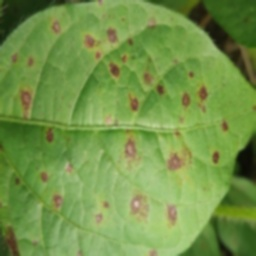
#> input picture blackgram_processed/Anthracnose 230/136a_aug_1.jpg, 256 x 256 px
$ python -i blackgram_preprocessor.py   (imports and definitions only)
#> lines starting #> are read from the running program, lines starting #| are printed output that depends on the picture
#> further down, picture is the input picture: shape (256, 256, 3); mean B, G, R 72.6, 147.7, 114.9
"""
Blackgram Plant Leaf Disease Image Preprocessor
==============================================

This script preprocesses Blackgram plant leaf disease images for CNN training.
The images are already 512x512 (1:1 aspect ratio), so we just resize to 256x256
without padding and apply data augmentation.

Features:
- Direct resize from 512x512 to 256x256 (no padding needed)
- Data augmentation (rotation, flip, brightness/contrast, zoom)
- Normalization to [0,1]
- Progress tracking and error handling
"""

import os
import cv2
import numpy as np
import random
from pathlib import Path
from tqdm import tqdm
import logging
from typing import Tuple, List, Optional

# Set up logging
# [1 line not run here, left out]
logger = logging.getLogger(__name__)

class BlackgramPreprocessor:
    """Blackgram leaf image preprocessor with data augmentation capabilities."""

    def __init__(self, target_size: int = 256):
        """
        Initialize the preprocessor.

        Args:
            target_size: Target image size (width and height)
        """
        self.target_size = target_size
        self.supported_extensions = {'.jpg', '.jpeg', '.png', '.JPG', '.JPEG', '.PNG'}

    # [27 lines left out: functions simple_resize, apply_rotation, apply_flip, not called in this run]

    def apply_brightness_contrast(self, image: np.ndarray,
                                brightness_range: Tuple[float, float] = (0.7, 1.3),
                                contrast_range: Tuple[float, float] = (0.7, 1.3)) -> np.ndarray:
        """Apply random brightness and contrast adjustment."""
#> called with brightness_range = (0.7, 1.3), contrast_range = (0.7, 1.3)
        brightness = random.uniform(brightness_range[0], brightness_range[1])
        contrast = random.uniform(contrast_range[0], contrast_range[1])

        # Convert to float for calculations
        adjusted = image.astype(np.float32)
        adjusted = adjusted * contrast + (brightness - 1) * 255
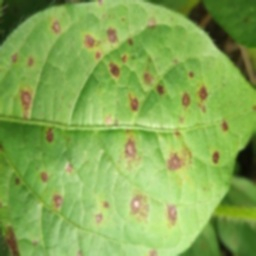
#> adjusted: shape (256, 256, 3) float32; mean B, G, R 36.2, 111.8, 78.8; drawn with min black and max white
        adjusted = np.clip(adjusted, 0, 255)
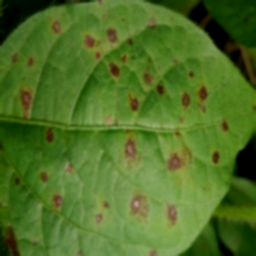
#> adjusted: shape (256, 256, 3) float32; mean B, G, R 37.9, 112, 79.1

        return adjusted.astype(np.uint8)

    def apply_zoom(self, image: np.ndarray, zoom_range: Tuple[float, float] = (0.85, 1.15)) -> np.ndarray:
        """Apply random zoom (crop and resize or pad and resize)."""
#> called with zoom_range = (0.85, 1.15)
        zoom_factor = random.uniform(zoom_range[0], zoom_range[1])
        h, w = image.shape[:2]
#> h = 256; w = 256

        if zoom_factor > 1.0:
            # Zoom in (crop and resize back)
            new_h, new_w = int(h / zoom_factor), int(w / zoom_factor)
#> new_h = 235; new_w = 235
            start_h = (h - new_h) // 2
#> start_h = 10
            start_w = (w - new_w) // 2
#> start_w = 10
            cropped = image[start_h:start_h+new_h, start_w:start_w+new_w]
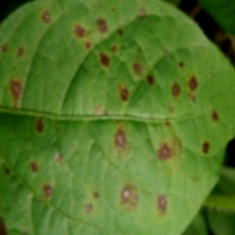
#> cropped: shape (235, 235, 3); mean B, G, R 40.3, 117.2, 83.7
            zoomed = cv2.resize(cropped, (w, h), interpolation=cv2.INTER_LINEAR)
        else:
            # Zoom out (resize and pad)
            new_h, new_w = int(h * zoom_factor), int(w * zoom_factor)
            resized = cv2.resize(image, (new_w, new_h), interpolation=cv2.INTER_LINEAR)

            # Center the resized image with reflection padding
            start_h = (h - new_h) // 2
            start_w = (w - new_w) // 2
            zoomed = np.zeros((h, w, 3), dtype=np.uint8)
            zoomed[start_h:start_h+new_h, start_w:start_w+new_w] = resized

            # Fill empty areas with reflection of the image
            if start_h > 0:
                zoomed[:start_h, start_w:start_w+new_w] = resized[:start_h, :]
                zoomed[start_h+new_h:, start_w:start_w+new_w] = resized[new_h-start_h:, :]
            if start_w > 0:
                zoomed[:, :start_w] = zoomed[:, start_w:2*start_w]
                zoomed[:, start_w+new_w:] = zoomed[:, start_w+new_w-start_w:start_w+new_w]

        return zoomed

    def apply_noise(self, image: np.ndarray, noise_factor: float = 0.05) -> np.ndarray:
        """Apply random Gaussian noise."""
        if random.random() < 0.3:  # Apply noise with 30% probability
            noise = np.random.normal(0, noise_factor * 255, image.shape).astype(np.float32)
            noisy = image.astype(np.float32) + noise
            noisy = np.clip(noisy, 0, 255)
            return noisy.astype(np.uint8)
        return image

    def apply_blur(self, image: np.ndarray) -> np.ndarray:
        """Apply random blur effect."""
        if random.random() < 0.2:  # Apply blur with 20% probability
            kernel_size = random.choice([3, 5])
            return cv2.GaussianBlur(image, (kernel_size, kernel_size), 0)
        return image

    def apply_augmentation(self, image: np.ndarray, augment_prob: float = 0.6) -> np.ndarray:
        """
        Apply random data augmentation.

        Args:
            image: Input image
            augment_prob: Probability of applying each augmentation

        Returns:
            Augmented image
        """
        augmented = image.copy()

        # Apply augmentations with given probability
        if random.random() < augment_prob:
            augmented = self.apply_rotation(augmented)

        if random.random() < augment_prob:
            augmented = self.apply_flip(augmented)

        if random.random() < augment_prob:
            augmented = self.apply_brightness_contrast(augmented)

        if random.random() < augment_prob:
            augmented = self.apply_zoom(augmented)

        # Apply additional augmentations
        augmented = self.apply_noise(augmented)
        augmented = self.apply_blur(augmented)

        return augmented

    def normalize_image(self, image: np.ndarray) -> np.ndarray:
        """Normalize pixel values to [0, 1]."""
        return image.astype(np.float32) / 255.0

    # [146 lines left out: functions count_images, preprocess_dataset, main, not called in this run]

# [2 lines not run here, left out]

>>> import cv2
>>> picture = cv2.imread('blackgram_processed/Anthracnose 230/136a_aug_1.jpg')
>>> result = BlackgramPreprocessor().apply_augmentation(picture)

$ run again, on blackgram_processed/Healthy 220/129h_aug_1.jpg
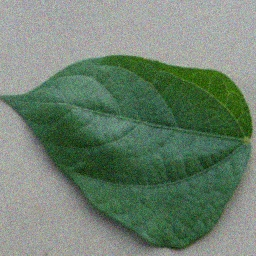
#> input picture blackgram_processed/Healthy 220/129h_aug_1.jpg, 256 x 256 px
#> picture is the input picture: shape (256, 256, 3); mean B, G, R 112, 129.9, 110.3
#> in apply_brightness_contrast, `adjusted = np.clip(adjusted, 0, 255)`:
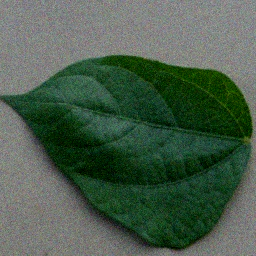
#> adjusted: shape (256, 256, 3) float32; mean B, G, R 76.7, 93.9, 74.5
#> in apply_zoom, `cropped = image[start_h:start_h+new_h, start_w:start_w+new_w]`:
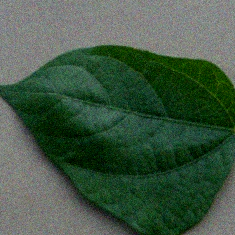
#> cropped: shape (235, 235, 3); mean B, G, R 68.6, 88, 65.7

$ run again, on blackgram_processed/Healthy 220/135h_aug_1.jpg
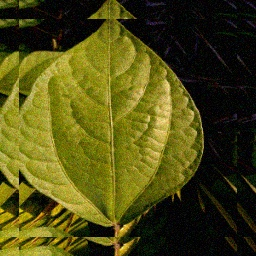
#> input picture blackgram_processed/Healthy 220/135h_aug_1.jpg, 256 x 256 px
#> picture is the input picture: shape (256, 256, 3); mean B, G, R 18.9, 75.3, 78.3
#> in apply_brightness_contrast, `adjusted = np.clip(adjusted, 0, 255)`:
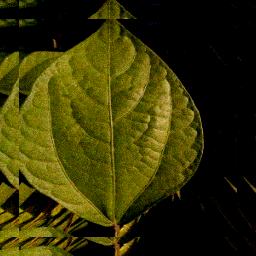
#> adjusted: shape (256, 256, 3) float32; mean B, G, R 4.2, 51.1, 54.2
#> in apply_zoom, `zoomed = cv2.resize(cropped, (w, h), interpolation=cv2.INTER_LINEAR)`:
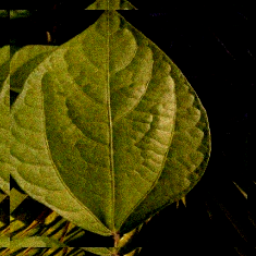
#> zoomed: shape (256, 256, 3); mean B, G, R 4.4, 54.9, 58.3

$ run again, on blackgram_processed/Leaf Crinckle 150/105l_aug_1.jpg
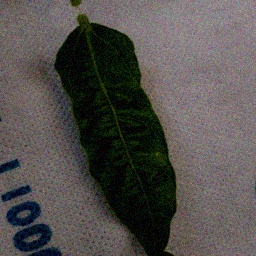
#> input picture blackgram_processed/Leaf Crinckle 150/105l_aug_1.jpg, 256 x 256 px
#> picture is the input picture: shape (256, 256, 3); mean B, G, R 77.4, 79.8, 83.6
#> in apply_brightness_contrast, `adjusted = adjusted * contrast + (brightness - 1) * 255`:
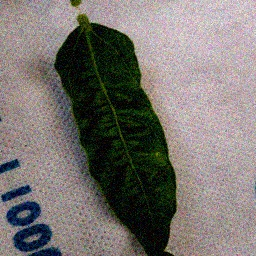
#> adjusted: shape (256, 256, 3) float32; mean B, G, R 41.1, 43.5, 47.3; drawn with min black and max white
#> in apply_zoom, `cropped = image[start_h:start_h+new_h, start_w:start_w+new_w]`:
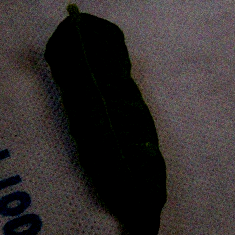
#> cropped: shape (235, 235, 3); mean B, G, R 45.8, 46.2, 51.7
